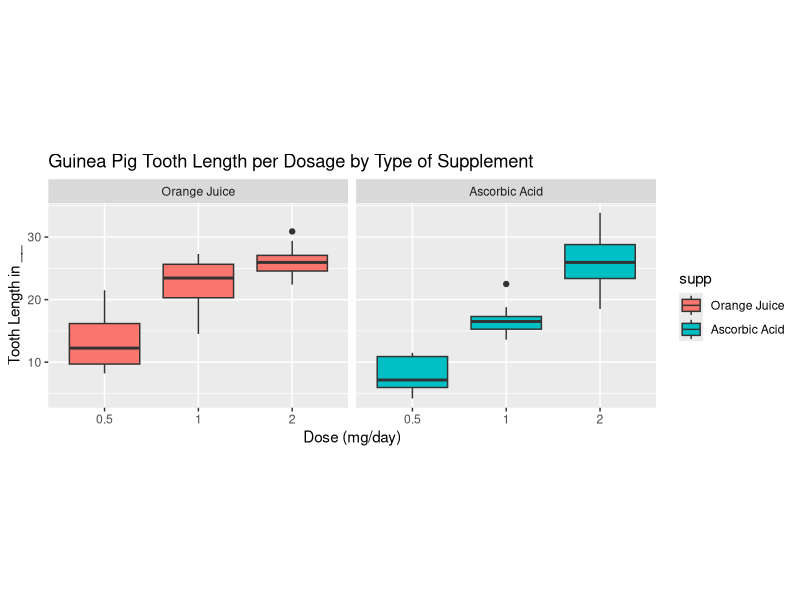

Recreate this plot in R.
## ---- chunk 1
knitr::opts_chunk$set(echo = TRUE)
## ---- chunk 2
library(datasets)
data(ToothGrowth)
str(ToothGrowth)
head(ToothGrowth)
summary(ToothGrowth)
## ---- chunk 3
library(ggplot2)

t <- ToothGrowth
levels(t$supp) <- c("Orange Juice", "Ascorbic Acid")
ggplot(t, aes(x=factor(dose), y=len)) +
  coord_fixed(ratio=1/15) +
	facet_grid(.~supp) +
	geom_boxplot(aes(fill = supp)) +
# show_guide = FALSE for geom_boxplot() ?
	labs(title = "Guinea Pig Tooth Length per Dosage by Type of Supplement",
		x = "Dose (mg/day)",
		y = "Tooth Length in __")
## ---- chunk 4
hyp1 <-t.test(len ~ supp, data = subset(t, dose == 2))
hyp1$conf.int
hyp1$p.value
## ---- chunk 5
hyp2 <-t.test(len ~ supp, data = subset(t, dose == 1))
hyp2$conf.int
hyp2$p.value
## ---- chunk 6
hyp2 <-t.test(len ~ supp, data = subset(t, dose == 0.5))
hyp2$conf.int
hyp2$p.value
## ---- chunk 7
hyp4 <-t.test(len ~ supp, data = subset(t, dose == 2))
hyp4$conf.int
hyp4$p.value
